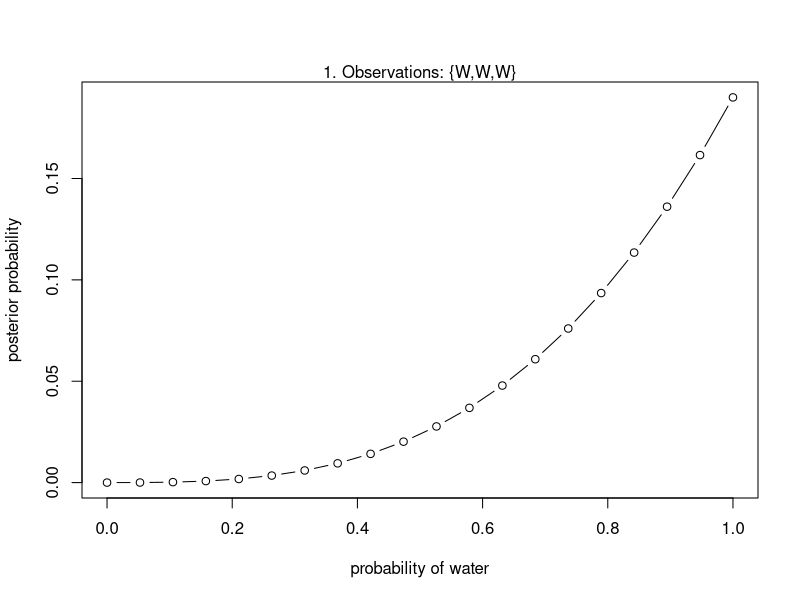
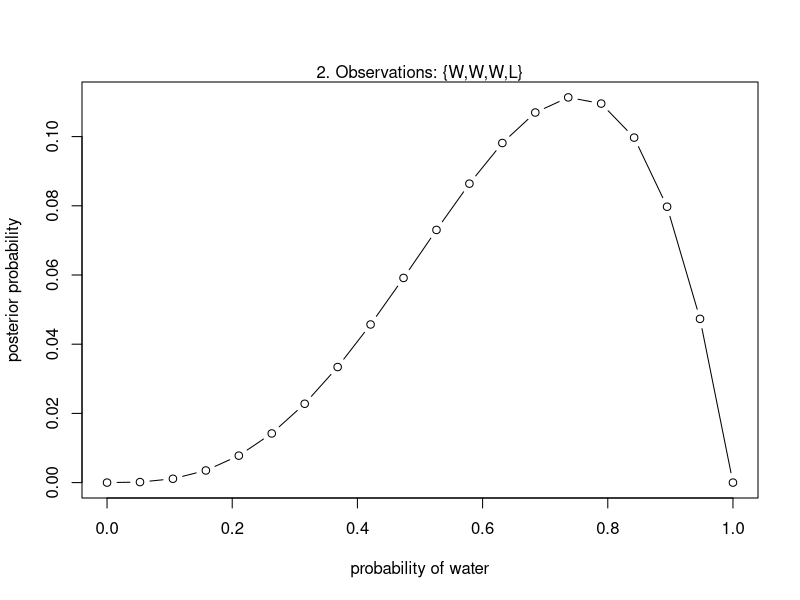
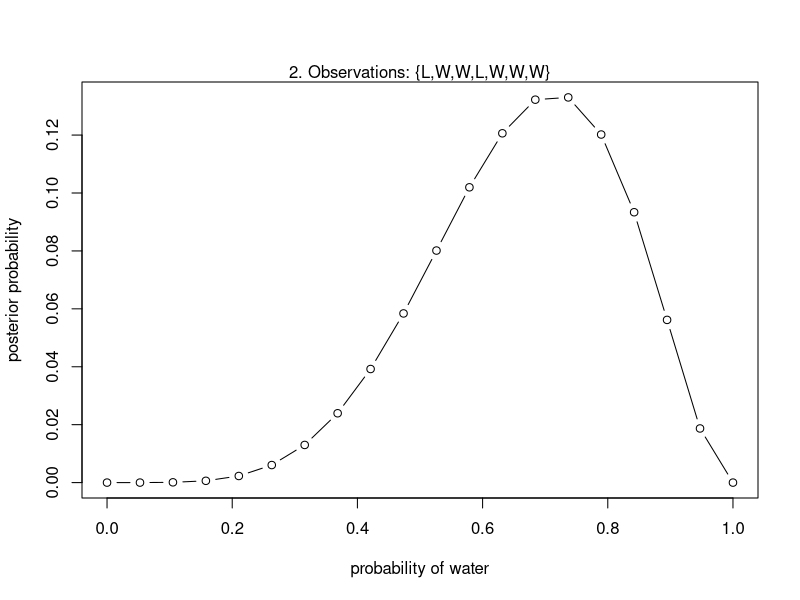
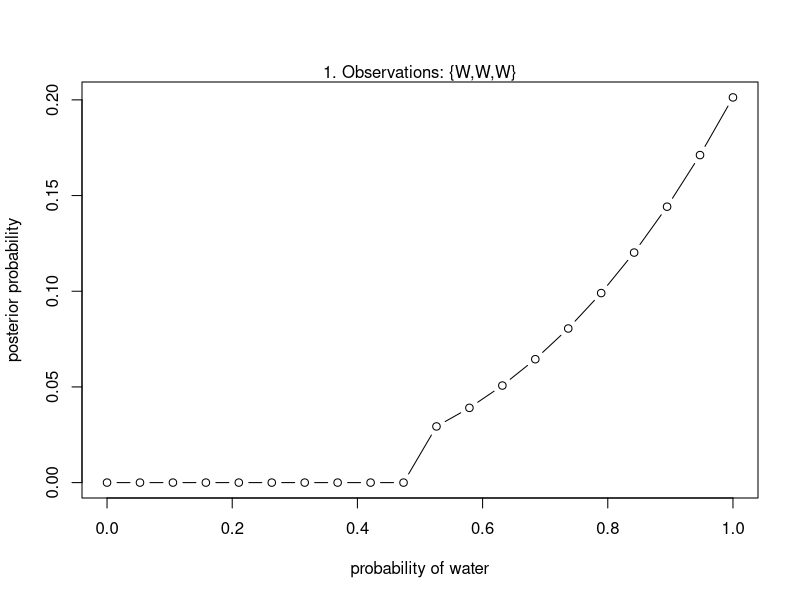
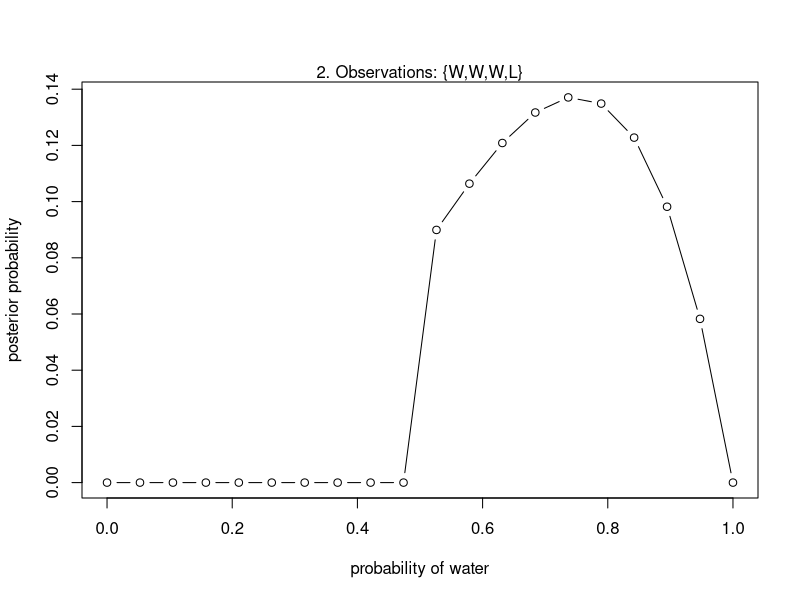
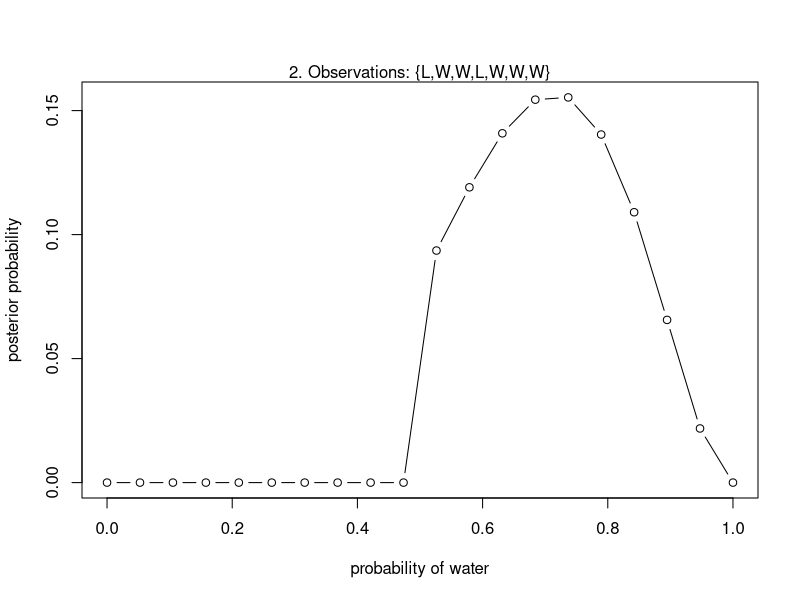

Write the R code that produced these figures, in order.
## ---- chunk 1
knitr::opts_chunk$set(echo = TRUE)
## ---- chunk 2
# number of water observations
w <- 3
# number of land observations
l <- 0
# total number of observations
n <- w + l
# define grid
p_grid <- seq( from=0 , to=1 , length.out=20 )
# define prior
prior <- rep( 1 , 20 )
# compute likelihood at each value in grid
likelihood <- dbinom( w , size=n , prob=p_grid )
# compute product of likelihood and prior
unstd.posterior <- likelihood * prior
# standardize the posterior, so it sums to 1
posterior <- unstd.posterior / sum(unstd.posterior)
# display the prior distribution
plot( p_grid , posterior , type="b" , xlab="probability of water" , ylab="posterior probability" )
mtext( "1. Observations: {W,W,W}" )
## ---- chunk 3
w <- 3
l <- 1
n <- w + l
p_grid <- seq( from=0 , to=1 , length.out=20 )
prior <- rep( 1 , 20 )
likelihood <- dbinom( w , size=n , prob=p_grid )
unstd.posterior <- likelihood * prior
posterior <- unstd.posterior / sum(unstd.posterior)
plot( p_grid , posterior , type="b" , xlab="probability of water" , ylab="posterior probability" )
mtext( "2. Observations: {W,W,W,L}" )
## ---- chunk 4
w <- 5
l <- 2
n <- w + l
p_grid <- seq( from=0 , to=1 , length.out=20 )
prior <- rep( 1 , 20 )
likelihood <- dbinom( w , size=n , prob=p_grid )
unstd.posterior <- likelihood * prior
posterior <- unstd.posterior / sum(unstd.posterior)
plot( p_grid , posterior , type="b" , xlab="probability of water" , ylab="posterior probability" )
mtext( "2. Observations: {L,W,W,L,W,W,W}" )
## ---- chunk 5
# number of water observations
w <- 3
# number of land observations
l <- 0
# total number of observations
n <- w + l
# define grid
p_grid <- seq( from=0 , to=1 , length.out=20 )
# prior is 0 if p<0.5
prior <- ifelse(p_grid >= 0.5, 1, 0)
# compute likelihood at each value in grid
likelihood <- dbinom( w , size=n , prob=p_grid )
# compute product of likelihood and prior
unstd.posterior <- likelihood * prior
# standardize the posterior, so it sums to 1
posterior <- unstd.posterior / sum(unstd.posterior)
# display the prior distribution
plot( p_grid , posterior , type="b" , xlab="probability of water" , ylab="posterior probability" )
mtext( "1. Observations: {W,W,W}" )
## ---- chunk 6
w <- 3
l <- 1
n <- w + l
p_grid <- seq( from=0 , to=1 , length.out=20 )
prior <- ifelse(p_grid >= 0.5, 1, 0)
likelihood <- dbinom( w , size=n , prob=p_grid )
unstd.posterior <- likelihood * prior
posterior <- unstd.posterior / sum(unstd.posterior)
plot( p_grid , posterior , type="b" , xlab="probability of water" , ylab="posterior probability" )
mtext( "2. Observations: {W,W,W,L}" )
## ---- chunk 7
w <- 5
l <- 2
n <- w + l
p_grid <- seq( from=0 , to=1 , length.out=20 )
prior <- ifelse(p_grid >= 0.5, 1, 0)
likelihood <- dbinom( w , size=n , prob=p_grid )
unstd.posterior <- likelihood * prior
posterior <- unstd.posterior / sum(unstd.posterior)
plot( p_grid , posterior , type="b" , xlab="probability of water" , ylab="posterior probability" )
mtext( "2. Observations: {L,W,W,L,W,W,W}" )
